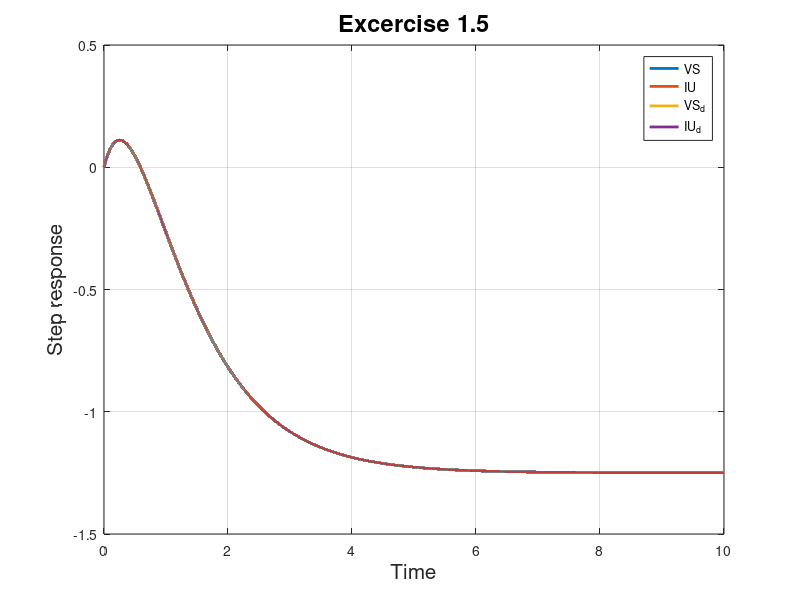
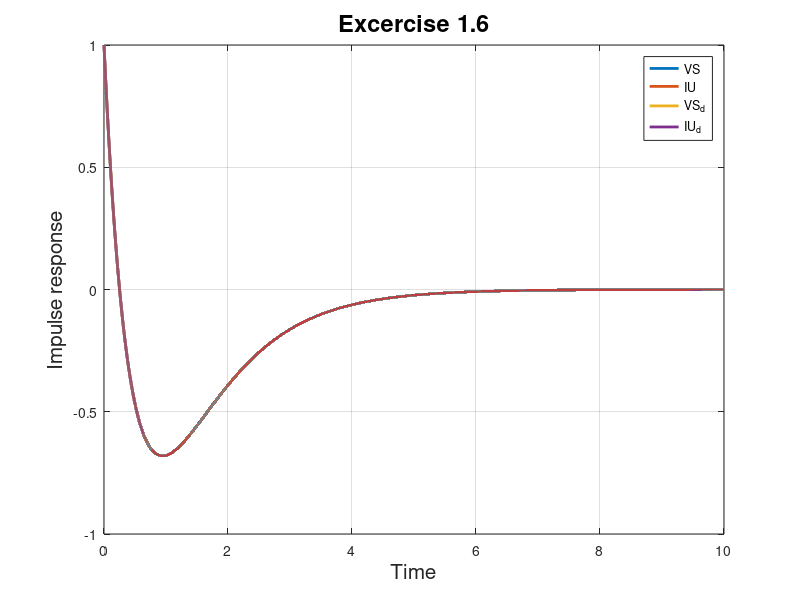

Here is the MATLAB script that generated these plots, in order: (Note: this script raises an error after producing the figures.)
%%%%%%%%%%%%%%%%%%%%%%%%%%%%%%
%         ESERCIZIO 1        %
%%%%%%%%%%%%%%%%%%%%%%%%%%%%%%

A = [ -3 3 0; 0 0 1; 0 -2 -3];
B = [1; 2; -0.5];
C = [0 1 2];
D = 0;

%% Esercizio 1.1
%
% Calcolare gli autovettori e gli autovalori della matrice A.
% 
% The function "eig" returns two matrices:
% - V: each column of V is an eigenvector
% - E: each diagonal element of E is an eigenvalue
%
% Note that the i-th column of V is the eigenvector corresponding to the
% eigenvalue in the i-th diagonal element of E

[V,E] = eig(A);

%% Esercizio 1.2
%
% The fact that the matrix A has all distinct eigenvalues is a sufficient
% condition (but not necessary) for the existence of a similarity matrix P
% capable of obtaining A' diagonal. Such matrix P is computed through
% concatenation of the eigenvectors, i.e., V as computed above.
% 
% This transformation is not unique as there are infinitely many different
% choices for the eigenvectors.

P = V;

%% Esercizio 1.3
%

Ap = inv(V)*A*V;
Bp = V\B;           % This is an alternative way to compute inv(V)*B
Cp = C*V;
Dp = D;

%% Esercizio 1.4

% From the state-space representation, we can compute the coefficients of
% the input/output representation by means of the function "ss2tf". 
%
% In particular:
%
% "num" contains the input's coefficients in descending derivative's
%       order, that is the coefficients of the transfer function's
%       numerator in descending power of s
% "den" contains the output's coefficients in descending derivative's
%       order, that is the coefficients of the transfer function's
%       denominator in descending power of s
%
% Then, we can use the function "tf" to create the matlab object for the
% input-output representation.

[num,den] = ss2tf(A,B,C,D);
sys_IU = tf(num,den);

[num_d,den_d] = ss2tf(Ap,Bp,Cp,Dp);
sys_IU_d = tf(num_d,den_d);


% We can use the function "ss" to create the matlab object for the state
% variable representation. Note that we could also construct the matrices
% A,B,C,D from the input-output representation.

% [A,B,C,D] = tf2ss(num,den);
sys_VS = ss(A,B,C,D);

% [Ap,Bp,Cp,Dp] = tf2ss(num_d,den_d);
sys_VS_d = ss(Ap,Bp,Cp,Dp);

%% Esercizio 1.5
%
% We can plot the step response by means of the function "step"

figure(1)
step(sys_VS)
figure(2)
step(sys_IU)

% If we want to decide the precise time interval to be displayed and
% the resolution, we can % create a vector of discrete time instants.

close all % This command closes all figures

delta = 0.0001;
time=0:delta:10;
step(sys_VS,time)

% Alternatively, we can also store the step response into a vector, and
% then plot a custom figure.

y_step_VS = step(sys_VS,time);
y_step_IU = step(sys_IU,time);
y_step_VS_d = step(sys_VS_d,time);
y_step_IU_d = step(sys_IU_d,time);

figure(1)
plot(time,y_step_VS,'LineWidth',2)
hold on
plot(time,y_step_VS,'LineWidth',2)
plot(time,y_step_VS_d,'LineWidth',2)
plot(time,y_step_VS_d,'LineWidth',2)
hold off
title('Excercise 1.5','FontSize',17)
ylabel('Step response','FontSize',15)
xlabel('Time','FontSize',15)
legend("VS","IU","VS_d","IU_d")
grid

%% Esercizio 1.6
%
% We can plot the impulse response by means of the function "impulse"

y_impulse_VS = impulse(sys_VS,time);
y_impulse_IU = impulse(sys_IU,time);
y_impulse_VS_d = impulse(sys_VS_d,time);
y_impulse_IU_d = impulse(sys_IU_d,time);

figure(2)
plot(time,y_impulse_VS,'LineWidth',2)
hold on
plot(time,y_impulse_VS,'LineWidth',2)
plot(time,y_impulse_VS_d,'LineWidth',2)
plot(time,y_impulse_VS_d,'LineWidth',2)
hold off
title('Excercise 1.6','FontSize',17)
ylabel('Impulse response','FontSize',15)
xlabel('Time','FontSize',15)
legend("VS","IU","VS_d","IU_d")
grid

%% Esercizio 1.7

u_step = ones(1,length(time));
x0 = [0 0 0]';
y0 = 0;
y_step_VS_custom = lsim(sys_VS,u_step,time,x0);
y_step_IU_custom = lsim(sys_IU,u_step,time,y0);
figure(3)
plot(time,y_step_VS_custom,'LineWidth',2)
hold on
plot(time,y_step_IU_custom,'LineWidth',2)
hold off
title('Excercise 1.7','FontSize',17)
ylabel('Step response (custom)','FontSize',15)
xlabel('Time','FontSize',15)
legend("VS","IU")
grid

time = [time time(end)+delta];

u_imp = zeros(1,length(time));
u_imp(1) = 1/delta;
y_impulse_VS_custom = lsim(sys_VS,u_imp,time);
y_impulse_IU_custom = lsim(sys_IU,u_imp,time);
figure(4)
plot(time(1:end-1),y_impulse_VS_custom(2:end),'LineWidth',2)
hold on
plot(time(1:end-1),y_impulse_IU_custom(2:end),'LineWidth',2)
hold off
title('Excercise 1.7','FontSize',17)
ylabel('Impulse response (custom)','FontSize',15)
xlabel('Time','FontSize',15)
legend("VS","IU")
grid


%% Esercizio 1.8
%
% To simulate the step response, we create a unitary constant vector input
% and put the initial conditions equal to zero.

syms t real
eAt = expm(A*t);
eApt = expm(Ap*t);

Ap_better = (V\A)*V;
eApt_better = expm(Ap_better*t);


%%%%%%%%%%%%%%%%%%%%%%%%%%%%%%
%         ESERCIZIO 2        %
%%%%%%%%%%%%%%%%%%%%%%%%%%%%%%

syms t real

f1 = 1+4*t*exp(3*t);
L1 = laplace(f1);
pretty(L1)

f2 = 7*(t^2+1)^2;
L2 = laplace(f2);
pretty(L2)

f3 = 3*(t^2+1)^2;
L3 = laplace(f3);
pretty(L2)

%%%%%%%%%%%%%%%%%%%%%%%%%%%%%%
%         ESERCIZIO 3        %
%%%%%%%%%%%%%%%%%%%%%%%%%%%%%%

syms s

L4 = (3*s-2)/(s^3 + 4*s^2 + 20*s);
f4 = ilaplace(L4);

L4_num_coeff = [3 -2];
L4_den_coeff = [1 4 20 0];

[res,pol,~] = residue(L4_num_coeff,L4_den_coeff);


%%%%%%%%%%%%%%%%%%%%%%%%%%%%%%
%         ESERCIZIO 4        %
%%%%%%%%%%%%%%%%%%%%%%%%%%%%%%

den = [1 50 625];
num = [100 0];
sys_IU = tf(num,den);

y0 = [2, 1];

delta = 0.000001;
time=0:delta:2;

y_ell = risposta_libera(den,y0,time);         % Dal sito del professsore
y_imp = risposta_impulsiva(num,den,time);     % Dal sito del professsore
y_ind = risposta_indiciale(num,den,time);     % Dal sito del professsore

u_imp = sin(time*20);
y_sin = lsim(sys_IU,u_imp,time);


figure(5)
plot(time,y_ell,'LineWidth',2)
hold on
plot(time,y_imp,'LineWidth',2)
plot(time,y_ind,'LineWidth',2)
plot(time,y_sin,'LineWidth',2)
hold off
title('Excercise 4','FontSize',17)
ylabel('Free response (professor code)','FontSize',15)
xlabel('Time','FontSize',15)
legend("Libera","Impulsiva", "Indiciale", "Armonica")
grid


%%%%%%%%%%%%%%%%%%%%%%%%%%%%%%
%         ESERCIZIO 5        %
%%%%%%%%%%%%%%%%%%%%%%%%%%%%%%

M = 300;
b_A = 900; 
b_B = 3000;
K = 12000;

% b_A = alto livello di comfort ai passeggeri (sistema meno smorzato)
% b_B = alta tenuta di strata (sistema più smorzato)


% If I'm driving a Land Rover, I expect to encounter many potholes along
% my route, and for each pothole I encounter, I would like its effect to
% be as gentle as possible (low damping), while I can accept that the
% effect persists over time (high time constant).
%
% Therefore, mode mA is suitable for these characteristics, being less damped although slower.

% If I'm driving a Ferrari, I expect to encounter no potholes along my
% route. If I were to accidentally encounter small unevenness in the
% terrain, I would want its effect to fade away as quickly as possible
% (low time constant) so that I can regain control of the car immediately,
% while I can tolerate that its effect (such as the impact) is very
% abrupt (high damping).
% 
% Therefore, mode mB is suitable for these characteristics, being the fastest even though more damped.

num_A = [b_A K];
den_A = [M b_A K];
sys_A=tf(num_A,den_A);
num_B = [b_B K];
den_B = [M b_B K];
sys_B=tf(num_B,den_B);
%
t_max = 5;
step =0.01;
t=0:step:t_max;
t1=0:step:1-step;
u_rise=0:0.01:0.2;
u = [zeros(size(t1)) u_rise 0.2*ones(1,158)  0.2-u_rise zeros(size(t1)) zeros(size(t1)) 0;] ;

y_A = lsim(sys_A,u,t);
y_B = lsim(sys_B,u,t);

figure(1)
plot(t,y_A,'LineWidth',2)
hold on
plot(t,y_B,'LineWidth',2)
plot(t,u,'LineWidth',2)
hold off
axis([0 5 -0.2 0.35])
grid
title('Excercise 5','FontSize',17)
% ylabel('Output and Input','FontSize',15)
xlabel('Time','FontSize',15)
legend("Position with small b","Position with high b", "Street profile")
grid


fk_A = -K*(y_A'-u);
fk_B = -K*(y_B'-u);
fb_A = [-b_A*diff(y_A'-u)/step 0];
fb_B = [-b_B*diff(y_B'-u)/step 0];

figure(2)
plot(t,fk_A+fb_A,'LineWidth',2)
hold on
plot(t,fk_B+fb_B,'LineWidth',2)
hold off
axis([0 5 -4000 4000])
grid
title('Excercise 5','FontSize',17)
% ylabel('Output and Input','FontSize',15)
xlabel('Time','FontSize',15)
legend("Force with with small b","Force with high b")
grid



